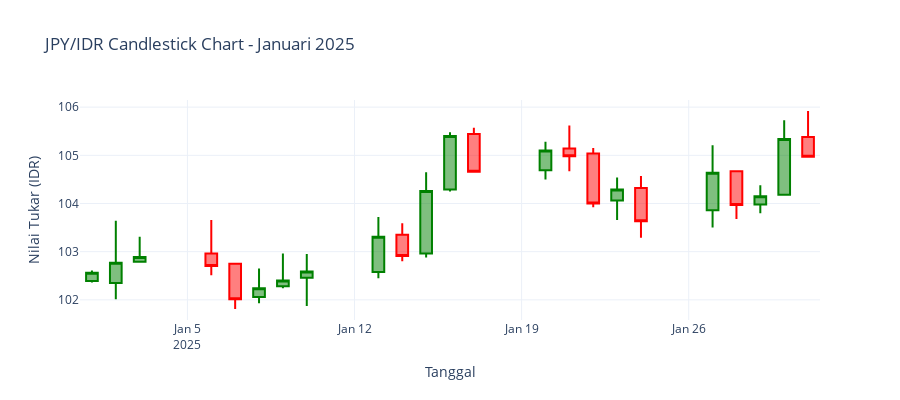

This figure's notebook cell:
### Code cell
# Create figure
fig = go.Figure(data=[go.Candlestick(
    x=df['Date'],
    open=df['Open'],
    high=df['High'],
    low=df['Low'],
    close=df['Price'],
    increasing_line_color='green',
    decreasing_line_color='red'
)])

# Set layout with custom size
fig.update_layout(
    width=900,
    height=400,
    title='JPY/IDR Candlestick Chart - Januari 2025',
    xaxis_title='Tanggal',
    yaxis_title='Nilai Tukar (IDR)',
    xaxis_rangeslider_visible=False,
    template='plotly_white'
)

fig.show()
